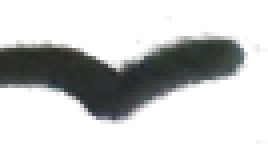
#> input picture scenes/sc08-encounter/assets/cl_bird1.png, 67 x 37 px, given in place of 15_1.jpg, which was not available (shown 4 times larger); the run also reads 1 picture not shown here
$ python prepare_pictures.py
#> lines starting #> are read from the running program, lines starting #| are printed output that depends on the picture; after the words box and inside, x2 and y2 are one past the last pixel; in counts of white or black regions, pixels touching at a corner belong together
### tools/picture_tricks.py
"""
picture_tricks.py  -  the picture tools every scene's prepare_pictures.py uses.

  open_master(name)        open a master photo the right way up
  cut_to_width(...)        cut a box out of it, resized to 1280 wide
  ink_strength(img)        how "inky" each pixel is (dark pen lines)
  lift_ink(...)            make a see-through PNG of just the ink
  fill_inside(ink, box)    ink PLUS everything inside its outline (solid shapes)
  rub_out(...)             paint over things so they disappear from a background
  feather(img, colour)     blend a picture's edges into a flat colour

A scene uses them like this (see scenes/sc03-flight/tools/prepare_pictures.py):

    import sys; sys.path.insert(0, str(STORY / "tools"))
    from picture_tricks import *

(Scenes 1 and 2 were made before this file existed and keep their own copies.)
"""
from pathlib import Path

import numpy as np
from PIL import Image, ImageOps, ImageFilter, ImageDraw

STORY = Path(__file__).resolve().parents[1]  # .../storybook
WIDTH = 1280                                 # every background is made this wide


def open_master(name, rotate_clockwise=0):
    """Open a master photo the right way up, and work out the scale factor.
    rotate_clockwise: the same number as in index/images.csv for this photo
    (some photos were taken sideways)."""
    img = ImageOps.exif_transpose(Image.open(STORY / "originals" / name)).convert("RGB")
    if rotate_clockwise:
        img = img.rotate(-rotate_clockwise, expand=True)   # rotate() turns anti-clockwise
    # Working copies are 1000 px on their LONG side, so that's our ruler
    return img, max(img.size) / 1000

# [10 lines left out: function cut_to_width, not called in this run]


def ink_strength(img):
    """0..255 for every pixel: how much darker it is than the paper nearby.

    We judge darkness by each pixel's BRIGHTEST colour (red, green or blue).
    Black pen is dark in all three, but red paint is still bright in red,
    so the red watercolour doesn't get mistaken for ink."""
    bright = Image.fromarray(np.asarray(img).max(axis=2))
    grey = np.asarray(bright, dtype=np.float32)
    # The lightest pixel within a small square = the paper colour there.
    paper = np.asarray(bright.filter(ImageFilter.MaxFilter(15))
                       .filter(ImageFilter.GaussianBlur(6)), dtype=np.float32)
    darker = paper - grey
    # Below 22 is just paper texture; from there it ramps up to solid quickly.
    return np.clip((darker - 22) * 5, 0, 255)


# [7 lines left out: function lift_ink, not called in this run]


def fill_holes(pic, good):
    """Fill the holes in a picture from the colours around them.

    "Push-pull": shrink the picture to half size again and again (holes
    get smaller each time, until they vanish), then grow it back,
    using the small, hole-free versions to fill the holes at each size.
    pic:  the picture (height x width x 3);  good: 1 = keep, 0 = hole."""
    h, w = good.shape
    if min(h, w) <= 2 or good.min() > 0.99:
        return pic
    # Shrink: average each 2x2 block, counting only the good pixels
    H, W = (h + 1) // 2 * 2, (w + 1) // 2 * 2
    pp = np.zeros((H, W, 3), np.float32); pp[:h, :w] = pic * good[..., None]
    gg = np.zeros((H, W), np.float32);    gg[:h, :w] = good
    sum_p = pp.reshape(H // 2, 2, W // 2, 2, 3).sum(axis=(1, 3))
    sum_g = gg.reshape(H // 2, 2, W // 2, 2).sum(axis=(1, 3))
    small = sum_p / np.maximum(sum_g, 1e-6)[..., None]
    small = fill_holes(small, np.minimum(sum_g, 1))           # fill the smaller one first
    # Grow it back smoothly to full size
    big = np.stack([np.asarray(Image.fromarray(small[..., c].astype(np.float32), "F")
                               .resize((W, H), Image.BILINEAR)) for c in range(3)], -1)[:h, :w]
    return pic * good[..., None] + big * (1 - good[..., None])


# [18 lines left out: function rub_out, not called in this run]


def feather(img, colour, px=60):
    """Blend the edges of a picture into a flat colour, so it sits on a
    plain background of that colour without a hard line around it."""
    w, h = img.size
    edge = np.ones((h, w), np.float32)
    ramp = np.linspace(0, 1, px)
    edge[:px, :] *= ramp[:, None]; edge[-px:, :] *= ramp[::-1][:, None]
    edge[:, :px] *= ramp[None, :]; edge[:, -px:] *= ramp[None, ::-1]
    flat = np.array(colour, np.float32)
    out = np.asarray(img, np.float32) * edge[..., None] + flat * (1 - edge[..., None])
    return Image.fromarray(out.astype(np.uint8))


def fill_inside(ink, region):
    """For a head: the outline's ink PLUS everything inside the outline,
    so the pale face comes too (not just its lines).
    How: paint the outside of the head starting from a corner, like the
    paint-bucket tool. Whatever the paint can't reach is inside the head."""
    x0, y0, x1, y1 = region
    lines = Image.fromarray(((ink[y0:y1, x0:x1] > 40) * 255).astype(np.uint8))
    lines = lines.filter(ImageFilter.MaxFilter(5))   # fatten lines to close tiny gaps
    lines = Image.fromarray(np.pad(np.asarray(lines), 2)).copy()   # a border so paint flows
                                                     # all round (.copy() so it can be painted)
    ImageDraw.floodfill(lines, (0, 0), 128)          # 128 = "outside"
    inside = (np.asarray(lines)[2:-2, 2:-2] != 128) * 255
    # Solid inside the head, and the normal soft ink for hair etc. outside it
    solid = np.asarray(Image.fromarray(inside.astype(np.uint8))
                       .filter(ImageFilter.GaussianBlur(1.5)), np.float32)
    return np.maximum(solid, ink[y0:y1, x0:x1])

### scenes/sc08-encounter/tools/prepare_pictures.py
"""
prepare_pictures.py  -  cut the pictures for EPISODE 8 "A Close Encounter"

  PANEL 1  "Out in the country"  IMG-030 (master 15_1.jpg): the top picture
  PANEL 2  "Up ahead!"           IMG-031 (master 15_2.jpg): the bottom picture
                                 and its words
  PANEL 3  "The near miss"       IMG-033 (master 16_1.jpg): the whole page

Boxes are measured on the working copies (1000 px on the long side).
The picture tools live in storybook/tools/picture_tricks.py.

Makes, in ../assets/:
  cl_land.jpg           the countryside: no van, no lady, the road to the horizon
  cl_birds2.png, cl_bird1.png   the birds (to fly)
  cl_lady.png           the green French lady
  cl_van.png            the van, head on
  up_blank.jpg          the "Up ahead" picture with no van and no lady
  up_lady.png           the lady (small, on the grass)
  up_van.png            the side of the van with its wing mirror
  up_words.png          "Up ahead! A local, going about their day..."
  nm_*                  PANEL 3 "the near miss" (IMG-033): nm_road.jpg (a clean
                        top-down road), nm_lady, nm_van (from above), nm_joe.jpg
                        (+ his eyes, mouth, drops, words, wide eyes, BRUNNN),
                        nm_drv.jpg (+ wheel, notes), nm_top (the words)

And layout.js (window.LAYOUT8): where everything goes, in screen pixels.

Run:   python3 tools/prepare_pictures.py     then   python3 make_offline.py
"""
import json
import sys
from pathlib import Path

HERE = Path(__file__).resolve().parent
SCENE = HERE.parent
OUT = SCENE / "assets"
sys.path.insert(0, str(HERE.parents[2] / "tools"))  # storybook/tools
from picture_tricks import *                         # open_master, ink_strength, ...

layout = {}
PAPER = (244, 234, 172)          # the book's pale yellow page
W, H = 1280, 900                 # the screen
INK = (28, 26, 24)               # an even black, for printed words

def save_png(name, rgb_img, alpha):
    im = rgb_img.convert("RGBA")
    im.putalpha(Image.fromarray(np.clip(alpha, 0, 255).astype(np.uint8)))
    im.save(OUT / (name + ".png"))
    print(name + ".png", im.size)

def grow(mask, size):
    """Make a mask a little fatter (size = how many pixels across)."""
    return np.asarray(Image.fromarray(np.clip(mask, 0, 255).astype(np.uint8))
                      .filter(ImageFilter.MaxFilter(size)), np.float32)

def polygon_mask(size, points, blur=1.2):
    """A see-through mask: 255 inside the polygon, 0 outside."""
    m = Image.new("L", size, 0)
    ImageDraw.Draw(m).polygon(points, fill=255)
    if blur:
        m = m.filter(ImageFilter.GaussianBlur(blur))
    return np.asarray(m, np.float32)


class Picture:
    """One box cut from a master photo and resized to fit a space on the
    screen. It remembers where it goes, and turns working-copy points
    into pixels on itself (pt) or on the screen (screen)."""
    def __init__(self, master_name, rotate, box, fit_w, fit_h, at_x=None, at_y=None):
#> called with master_name = '15_1.jpg', rotate = 270, box = (133, 148, 918, 722), fit_w = 1280, fit_h = 900
        master, s = open_master(master_name, rotate)
#> in open_master, `img = img.rotate(-rotate_clockwise, expand=True)`:
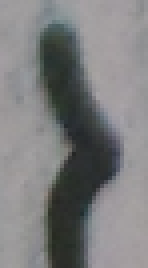
#> img: PIL image 37x67 RGB (shown 4 times larger); mean R, G, B 125.2, 125.5, 126.2
#> s = 0.067
        piece = master.crop(tuple(round(v * s) for v in box))
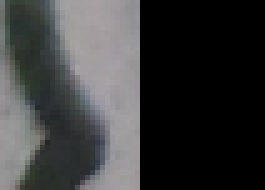
#> piece: PIL image 53x38 RGB (shown 5 times larger); mean R, G, B 57.8, 58.5, 58.8
        k = min(fit_w / piece.width, fit_h / piece.height)
        self.img = piece.resize((round(piece.width * k), round(piece.height * k)), Image.LANCZOS)
        self.box, self.zoom = box, s * k
#> self.box = (133, 148, 918, 722); self.zoom = 1.59
        # where its top-left corner goes on the screen (default: centred)
        self.x = (W - self.img.width) // 2 if at_x is None else at_x
        self.y = (H - self.img.height) // 2 if at_y is None else at_y
        self.rgb = np.asarray(self.img, np.float32)
        self.ink = ink_strength(self.img)
        self.hole = np.zeros(self.ink.shape, np.float32)       # what to rub out

    def pt(self, x, y):
        return round((x - self.box[0]) * self.zoom), round((y - self.box[1]) * self.zoom)

    def pbox(self, box):
        (a, b), (c, d) = self.pt(*box[:2]), self.pt(*box[2:])
        return max(a, 0), max(b, 0), min(c, self.img.width), min(d, self.img.height)

    def place(self, name, x, y):
        layout[name] = {"x": x + self.x, "y": y + self.y}

    def words(self, name, box, colour=None, keep_below=None, floor=0):
        """Lift hand-written or printed words off the picture (just the ink).
        floor: ignore ink fainter than this (so crayon shading isn't taken)."""
        b = self.pbox(box)
        a = self.ink[b[1]:b[3], b[0]:b[2]].copy()
        if floor:
            a = np.clip((a - floor) * 255 / (255 - floor), 0, 255)
        rgb = self.img.crop(b) if colour is None else Image.new("RGB", (b[2] - b[0], b[3] - b[1]), colour)
        save_png(name, rgb, a)
        self.place(name, b[0], b[1])
        self.hole[b[1]:b[3], b[0]:b[2]] = np.maximum(self.hole[b[1]:b[3], b[0]:b[2]], a)

    def solid(self, name, box, outline):
        """A drawn thing (like a van): its outline and everything inside it,
        only inside a rough hand-traced outline (so nothing touching it comes
        too)."""
        b = self.pbox(box)
        a = np.zeros_like(self.ink)
        a[b[1]:b[3], b[0]:b[2]] = fill_inside(self.ink, b)
        a = np.minimum(a, polygon_mask(self.img.size, [self.pt(x, y) for x, y in outline], 1.5))
        save_png(name, self.img.crop(b), a[b[1]:b[3], b[0]:b[2]])
        self.place(name, b[0], b[1])
        self.hole = np.maximum(self.hole, a)

    # [12 lines left out: function blank, not called in this run]

    def save_on_paper(self, name, img=None):
        page = Image.new("RGB", (W, H), PAPER)
        page.paste(feather(img or self.img, PAPER, 16), (self.x, self.y))
        page.save(OUT / (name + ".jpg"), quality=88)
        print(name + ".jpg")


# =====================================================================
#  PANEL 1: the close encounter (IMG-030, top picture): the countryside
# =====================================================================
# Everything that moves is cut out: the birds, the green French lady and
# the van. Then the picture behind the van is REBUILT: sky above the
# horizon, grass below it, and the road carried on back to the horizon.
land = Picture("15_1.jpg", 270, (133, 148, 918, 722), W, H)

land.words("cl_birds2", (174, 196, 226, 219))                  # the pair of birds
#> in pbox, `(a, b), (c, d) = self.pt(*box[:2]), self.pt(*box[2:])`: a = 65; b = 76; c = 148; d = 113
#> in words, `b = self.pbox(box)`: b = (65, 76, 148, 113)
#| cl_birds2.png (83, 37)
land.words("cl_bird1", (123, 248, 176, 272))                   # the bird on its own
#> call 2 of words, with name = 'cl_bird1', box = (123, 248, 176, 272), floor = 0
#> in words (call 2), `b = self.pbox(box)`: b = (0, 159, 68, 197)
#> in words (call 2), `rgb = self.img.crop(b) if colour is None else Image.new("RGB", (b[2] -..`:
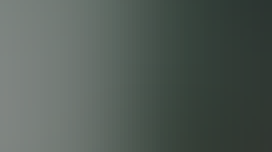
#> rgb: PIL image 68x38 RGB (shown 4 times larger); mean R, G, B 82.1, 91.7, 85.9
#| cl_bird1.png (68, 38)
LADY = [(170, 722), (176, 600), (190, 530), (232, 488), (290, 476), (338, 492), (362, 540),
        (382, 630), (402, 648), (400, 676), (372, 690), (366, 722)]
land.solid("cl_lady", (166, 472, 404, 724), LADY)
#> in solid, `b = self.pbox(box)`: b = (52, 514, 430, 900)
#> in fill_inside, `x0, y0, x1, y1 = region`: x0 = 52; y0 = 514; x1 = 430; y1 = 900
#> in fill_inside, `return np.maximum(solid, ink[y0:y1, x0:x1])`:
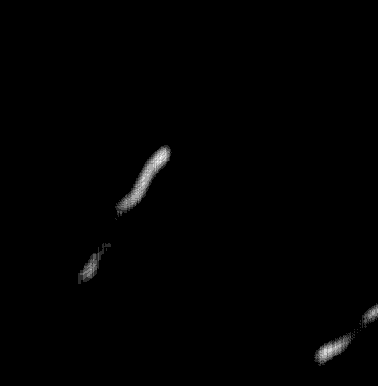
#> returned value: shape (386, 378) float32; min 0, max 30, mean 0.2; drawn with min black and max white
#> in polygon_mask, `ImageDraw.Draw(m).polygon(points, fill=255)`:
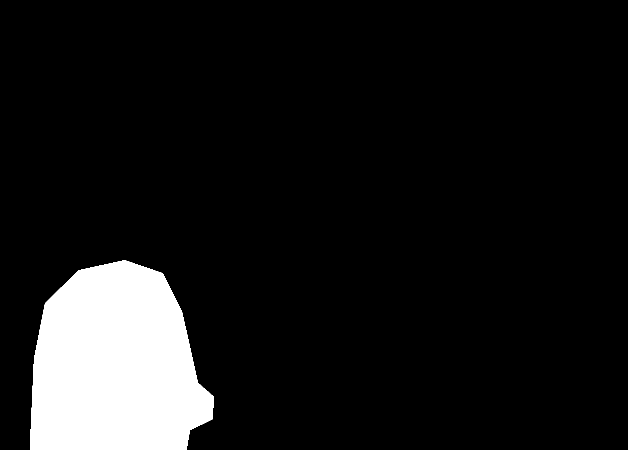
#> m: PIL image 1255x900 L (shown at 1/2 size); 9.7% white; 1 white region, box (x1, y1, x2, y2) and area: (60, 520, 428, 900) 109864
#> call 3 of save_png, with name = 'cl_lady'
#> in save_png (call 3), `im = rgb_img.convert("RGBA")`:
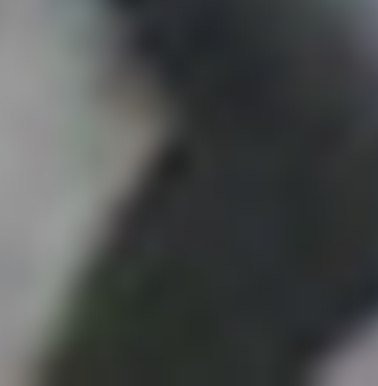
#> im: PIL image 378x386 RGBA; mean R, G, B, A 73.1, 75.9, 75.1, 255
#| cl_lady.png (378, 386)
VAN8 = [(386, 240), (424, 240), (424, 168), (842, 168), (842, 252), (884, 252), (884, 340),
        (846, 340), (846, 490), (864, 490), (864, 556), (802, 556), (800, 492), (498, 492),
        (498, 556), (418, 556), (418, 490), (424, 490), (424, 324), (386, 324)]
land.solid("cl_van", (384, 164, 886, 558), VAN8)
#> call 2 of fill_inside, with region = (398, 25, 1195, 651)
#> in fill_inside (call 2), `x0, y0, x1, y1 = region`: x0 = 398; y0 = 25; x1 = 1195; y1 = 651
#> in fill_inside (call 2), `lines = lines.filter(ImageFilter.MaxFilter(5))`:
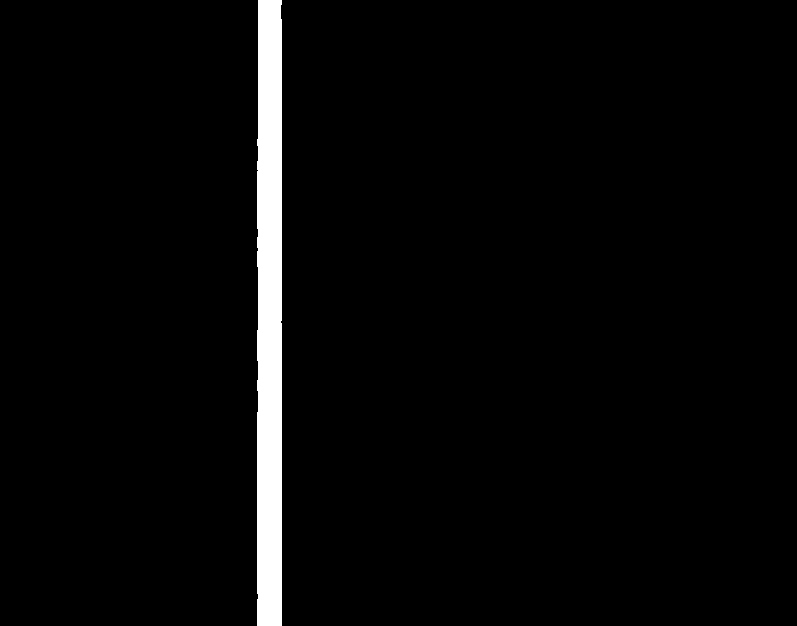
#> lines: PIL image 797x626 L; 3.1% white; 1 white region, box (x1, y1, x2, y2) and area: (257, 0, 282, 626) 15360
#> (the rest of the program and of its run is left out)
